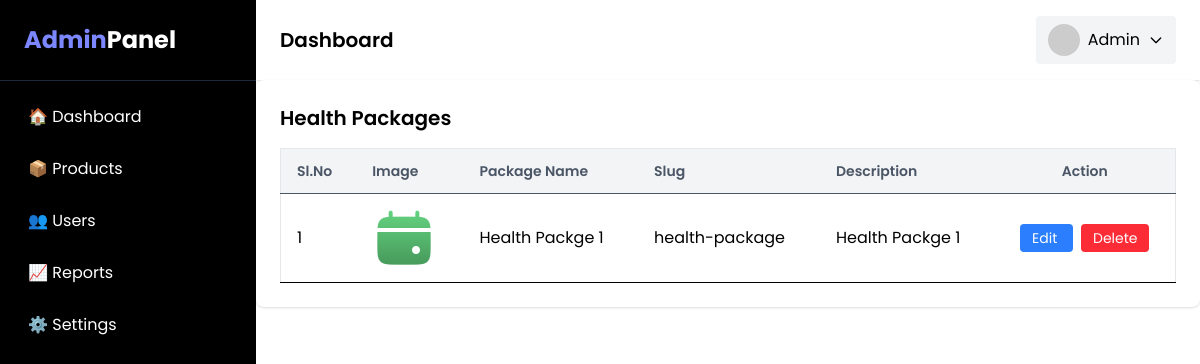
/administrator/package/, run on an earlier commit of the app's database.
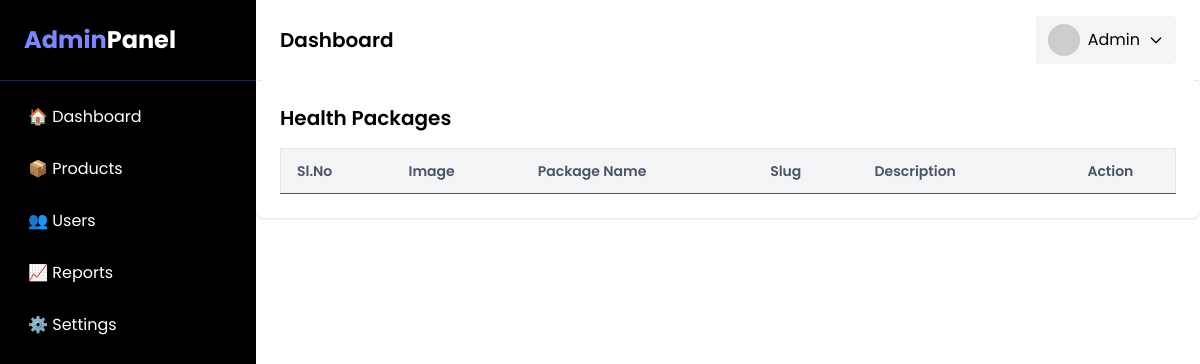
And on a later commit of the database.
### administrator/models.py (models this page shows, shortened)
class HealthPackage(models.Model):
    id=models.BigAutoField(primary_key=True)
    name = models.CharField(max_length=100,unique=True)
    slug = models.SlugField(unique=True)
    description = models.TextField(blank=True, null=True)
    image = models.ImageField(upload_to='uploads/healthpackage/', blank=True, null=True)
    created_at = models.DateTimeField(auto_now_add=True)  # Set when created
    updated_at = models.DateTimeField(auto_now=True)      # Updated on save
    class Meta:
        db_table='package'

### administrator/views.py (the view)
# urls.py: path('package/',views.HealthPackageListView.as_view(),name="package_list"),
class HealthPackageListView(ListView):
    model = HealthPackage
    template_name= 'administrator/health_package/list.html'

### administrator/templates/administrator/health_package/list.html (shortened to what this page needs)
{%extends 'administrator/shared/base.html' %} {% block content %}
<div class="bg-white p-6 rounded-lg shadow">
  <h2 class="text-xl font-semibold mb-4">Health Packages</h2>
  <div class="overflow-x-auto">
    <table class="min-w-full border border-gray-200">
      <thead class="bg-gray-100">
        <tr>
          <th
            class="py-3 px-4 text-left text-sm font-semibold text-gray-600 border-b"
          >
            Sl.No
          </th>
          <th
            class="py-3 px-4 text-left text-sm font-semibold text-gray-600 border-b"
          >
            Image
          </th>
          <th
            class="py-3 px-4 text-left text-sm font-semibold text-gray-600 border-b"
          >
         Package Name
          </th>
          <th
            class="py-3 px-4 text-left text-sm font-semibold text-gray-600 border-b"
          >
            Slug
          </th>
          <th
            class="py-3 px-4 text-left text-sm font-semibold text-gray-600 border-b"
          >
            Description
          </th>
          <th
            class="py-3 px-4 text-center text-sm font-semibold text-gray-600 border-b"
          >
            Action
          </th>
        </tr>
      </thead>
      <tbody>
        {% for object in object_list %}
        <tr class="hover:bg-gray-50">
          <td class="py-3 px-4 border-b">{{object.id}}</td>
          <td class="py-3 px-4 border-b">
            <img
              src="{{ object.image.url }}"
              alt="{{ object.name }}"
              class="w-16 h-16 object-cover rounded"
            />
          </td>
          <td class="py-3 px-4 border-b">{{object.name}}</td>
          <td class="py-3 px-4 border-b">{{object.slug}}</td>
          <td class="py-3 px-4 border-b">{{object.description}}</td>
          <td class="py-3 px-4 border-b text-center space-x-2">
            <a
              href="{% url 'administrator:package_update' id=object.id %}"
              class="bg-blue-500 text-white px-3 py-1 rounded text-sm hover:bg-blue-600 transition"
            >
              Edit
            </a>
            <a
              href="{% url 'administrator:package_delete' id=object.id %}"
              class="bg-red-500 text-white px-3 py-1 rounded text-sm hover:bg-red-600 transition"
              onclick="return confirm('Are you sure want to delete this?')"
            >
              Delete
            </a>
          </td>
        </tr>
        {% endfor %}
      </tbody>
    </table>
  </div>
</div>
{% endblock content %}

What changed in the data, as far as the page shows it:
removed HealthPackage: id "1", image (picture), name "Health Packge 1", slug "health-package", description "Health Packge 1"
